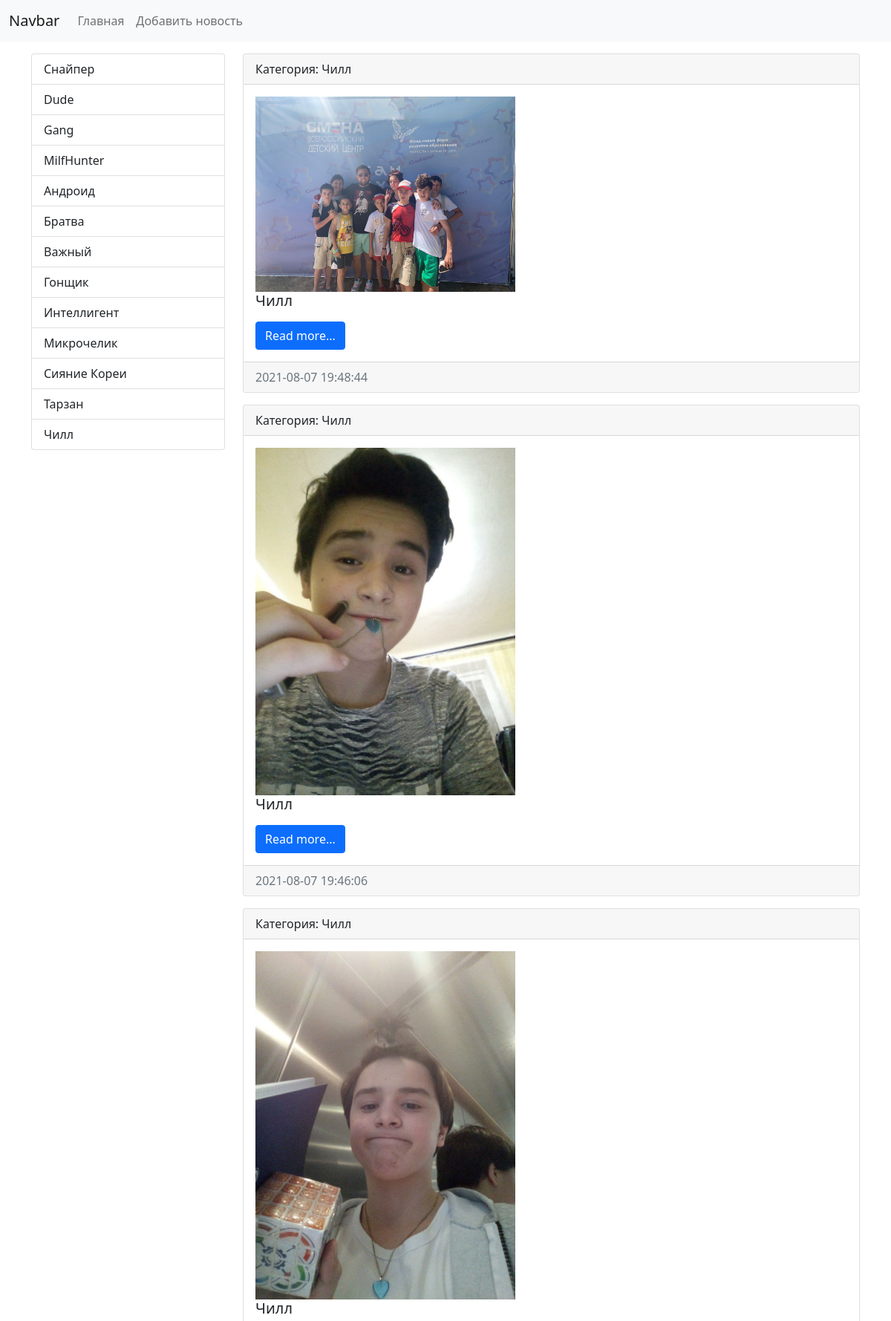
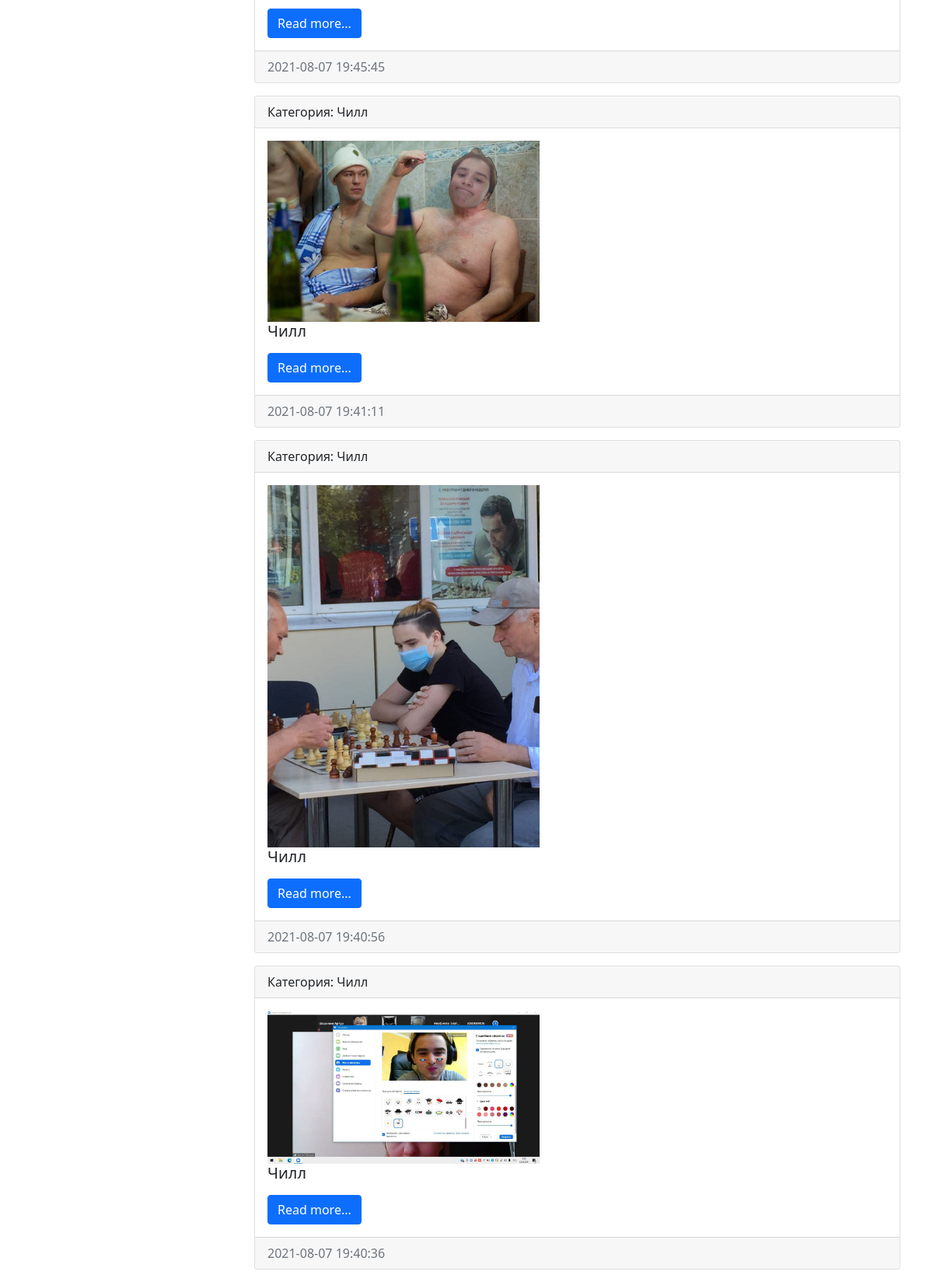
The page /category/5/ on the database its author committed (2 pictures, top to bottom).
### news/models.py (models this page shows, shortened)
class Category(models.Model):
	title = models.CharField(max_length=150, db_index=True, verbose_name='Наименование категории')
	def __str__(self):
		return self.title
	class Meta:
		verbose_name = 'Категория'
		verbose_name_plural = 'Категории'
		ordering = ['title']

class News(models.Model):
	title = models.CharField(max_length=150, verbose_name='Наименование')
	content = models.TextField(blank=True, verbose_name='Контент')
	created_at = models.DateTimeField(auto_now_add=True, verbose_name='Дата публикации')
	updated_at = models.DateTimeField(auto_now=True, verbose_name='Обновлено')
	photo = models.ImageField(upload_to="photos/%Y/%m/%d/", verbose_name="Фото", blank=True)
	is_published = models.BooleanField(default=True, verbose_name='Опубликовано')
	category = models.ForeignKey('Category', on_delete=models.PROTECT, null=True, verbose_name = 'Категория')
	class Meta:
		verbose_name = 'Новость'
		verbose_name_plural = 'Новости'
		ordering = ['-created_at']

### news/views.py (the view)
# urls.py: path('category/<int:category_id>/', get_category, name='category'),
def get_category(request, category_id):
	news = News.objects.filter(category_id=category_id)
	categories = Category.objects.all()
	category = Category.objects.get(pk=category_id)
	return render(request, 'news/category.html', { 'news': news, 'categories': categories, 'category': category})

### news/templates/news/category.html (shortened to what this page needs)
<!doctype html>
<html lang="en">
  <head>
    <link href="https://cdn.jsdelivr.net/npm/bootstrap@5.0.2/dist/css/bootstrap.min.css" rel="stylesheet">
  </head>
  <body>
<nav class="navbar navbar-expand-lg navbar-light bg-light">
  	<div class="container-fluid">
    <a class="navbar-brand" href="{% url 'home' %}">Navbar</a>
    <div class="collapse navbar-collapse" id="navbarSupportedContent">
      	<ul class="navbar-nav me-auto mb-2 mb-lg-0">
        <li class="nav-item"><a class="nav-link" href="{% url 'home' %}">Главная</a></li>
        <li class="nav-item"><a class="nav-link" href="{% url 'home' %}">Добавить новость</a></li>
      </ul>
  </div>
</nav>
<div class="container mt-3">
	<div class="row">
		<div class='col-md-3'>
			<div class="list-group">
				{% for item in categories %}
 				 <a href="{% url 'category' item.pk %}" class="list-group-item list-group-item-action"> {{ item.title }}</a>
				{% endfor %}
</div>
		</div>
		<div class="col-md-9">
			{% for item in news %}
			<div class="card mb-3">
				<div class="card-header">
					Категория: {{ item.category }}
				</div>
				<div class="card-body">
					<div class="media">
						{% if item.photo %}
							<img src="{{ item.photo.url }}" alt="" width="350" class="mr-3">
						{% else %}
							<img src="https://picsum.photos/id/1060/350/235/?blur=2" alt="" class="mr-3">
						{% endif %}
						<div class="media-body">
							<h5 class="card-title">{{ item.title }}</h5>
							<a href="#" class="btn btn-primary">Read more...</a>
						</div>
					</div>
				</div>
				<div class="card-footer text-muted">
					{{ item.created_at|date:"Y-m-d H:i:s" }}
				</div>
			</div>
			{% endfor %}
		</div>
	</div>
</div>
</body>
</html>

### rows shown on the page
Category: title "Cнайпер"
Category: title "Dude"
Category: title "Gang"
Category: title "MilfHunter"
Category: title "Андроид"
Category: title "Братва"
Category: title "Важный"
Category: title "Гонщик"
Category: title "Интеллигент"
Category: title "Микрочелик"
Category: title "Сияние Кореи"
Category: title "Тарзан"
Category: title "Чилл"
News: category "Чилл", photo (picture), title "Чилл", created_at "2021-08-07 19:48:44"
News: category "Чилл", photo (picture), title "Чилл", created_at "2021-08-07 19:46:06"
News: category "Чилл", photo (picture), title "Чилл", created_at "2021-08-07 19:45:45"
News: category "Чилл", photo (picture), title "Чилл", created_at "2021-08-07 19:41:11"
News: category "Чилл", photo (picture), title "Чилл", created_at "2021-08-07 19:40:56"
News: category "Чилл", photo (picture), title "Чилл", created_at "2021-08-07 19:40:36"
